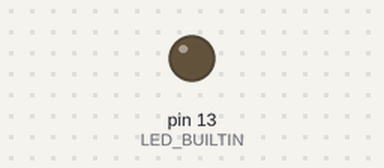
Simulated run of this sketch. Board: Arduino Uno, built with avr-gcc and run on an emulated ATmega328P. Shown: output pins drawn as LEDs (lit = HIGH).

Above: at 5.0 s.
At 15.36 s:
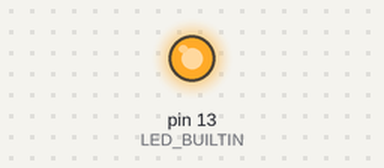
Timing chart, 0 to 15.7 s (numbered marks = the images above):
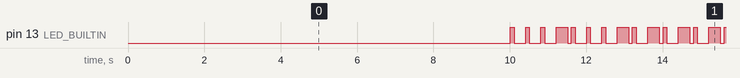

Measured:
- by itself, pin 13 (LED_BUILTIN): moves between LOW and HIGH, repeating every 12.0 s
- by itself, everything shown: repeats every 12.0 s, in 60 steps

The sketch:

flying-saucer-source-code.ino
```cpp
int to_num(char c) {
  int res = 0;
  const char *alph = "_{AMUNIEROCLTSPVDBJHGZFXKQWY}";
  const char *p = alph;
  while(c != *p) {
    p++;
    if(*p == 0) p = alph;
    res++;
  }
  return res;
}

void add_round_key(char *buf, char key) {
  int k = to_num(key);
  for(int i=0; i<9; i++) {
    const char *alph = "ABCDEFGHIJKLMNOPQRSTUVWXYZ{}_ABCDEFGHIJKLMNOPQRSTUVWXYZ{}";
    const char *p = alph;
    while(buf[i] != *p) {
      p++;
      if(*p == 0) p = alph;
    }
    p += k;
    buf[i] = *p;
  }
}

void sub_bytes(char *buf) {
  for(int i=0; i<9; i++) {
    buf[i] = "ABCDEFGHIJKLMNOPQRSTUVWXYZ{}_"[to_num(buf[i])];
  }
}

void shift_rows(char *buf) {
  char aux;
  aux = buf[3]; buf[3] = buf[4]; buf[4] = buf[5]; buf[5] = aux;
  aux = buf[6]; buf[6] = buf[8]; buf[8] = buf[7]; buf[7] = aux;
}

void ecb_encrypt_block(char *buf) {
  const char *key = "ALIEN";

  add_round_key(buf, key[0]);
  for(int round=1; round<5; round++) {
    sub_bytes(buf);
    shift_rows(buf);
    add_round_key(buf, key[round]);
  }
}

void setup() {
  char flag[73];
  strcpy(flag, "CTF{XXXXXXXXXXXXXXXXXXXXXXXXXXXXXXXXXXXXXXXXXXXXXXXXXXXXXXXXXXXXXXXXXXX}");
  for(int i=0; flag[i] != 0; i += 9) {
    ecb_encrypt_block(&flag[i]);
  }

  delay(10000);

  pinMode(LED_BUILTIN, OUTPUT);

  for(int i=0; flag[i] != 0; i++) {
    int x = to_num(flag[i]);

    for(int j=0; j<5; j++) {
      digitalWrite(LED_BUILTIN, HIGH);
      delay(100);
      if(x % 2 == 0) {
        digitalWrite(LED_BUILTIN, LOW);
      } else {
        digitalWrite(LED_BUILTIN, HIGH);
      }
      delay(200);
      digitalWrite(LED_BUILTIN, LOW);
      delay(100);
      x /= 2;
    }
  }
}

void loop() {}
```
